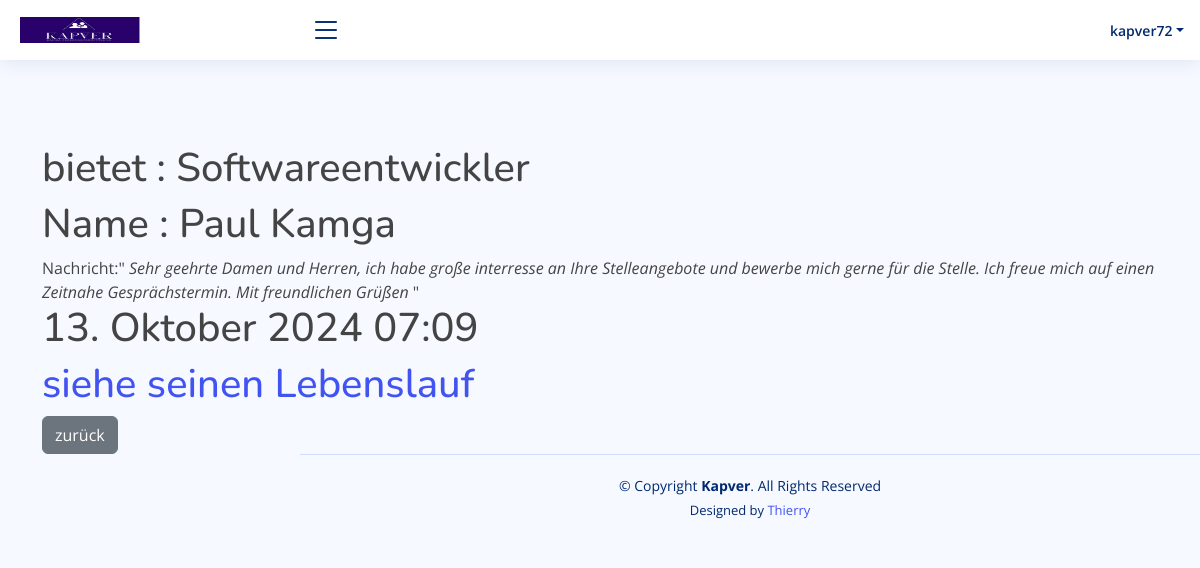
The page /detailcandidat/26 (signed in) on the database its author committed.
### kapver_app/models.py (models this page shows, shortened)
class UserModel(AbstractUser):
    travailleur = models.BooleanField(default=False)
    entreprise = models.BooleanField(default=False)
    admin = models.BooleanField(default=False)
    membre_staff = models.BooleanField(default=False)
    class Meta:
        verbose_name = ('UserModel')
        verbose_name_plural = ('UserModels')
    def __str__(self):
        return self.username

class Candidat(models.Model):
    offre = models.ForeignKey(Offre,on_delete=models.CASCADE)
    nom = models.CharField(max_length=100)
    message = models.TextField()
    cv = models.FileField(upload_to='cv')
    date  = models.DateTimeField(auto_now_add=True)
    lu = models.BooleanField(default=False)
    supprimer = models.BooleanField(default=False)
    class Meta:
        verbose_name = ('Candidat')
        verbose_name_plural = ('Candidats')

class Offre(models.Model):
    domain = models.CharField(max_length=100)
    entreprise = models.CharField(max_length=100,blank=True,null=True)
    lieu = models.CharField(max_length=100,blank=True,null=True)
    nombre_heure = models.IntegerField(blank=True,null=True)
    titre = models.CharField(max_length=100)
    description = RichTextField()  # Utilisation de CKEditor ici
    date = models.DateTimeField(auto_now_add=True)
    expiration = models.BooleanField(default=False)
    def __str__(self):
        return self.titre
    class  Meta:
        verbose_name = ('Offre')
        verbose_name_plural = ('Offres')

### kapver_app/views.py (the view)
# urls.py: path('detailcandidat/<int:pk>',views.detailcandidat,name='detailcandidat'),
def detailcandidat(request,pk):
    if request.user.admin==True:
        obj = get_object_or_404(Candidat,pk=pk)
        print(obj.nom)
        return render(request,'admin/detailcandidat.html',{'obj':obj})
    else:
        return redirect('index')

### kapver_app/templates/admin/detailcandidat.html (shortened to what this page needs)
{% extends './dashboard.html' %}
{% load i18n %}
{% block main %}
<br><br><br><br><br><br>
<div class="container">
    <div class="row">
        <div class="col-12">
            <label for=""><h1>{% trans "offre" %} : {{obj.offre}}</h1></label>
        </div>
    </div>
    <div class="row">
        <div class="col-12">
            <label for=""><h1>{% trans "nom" %} : {{obj.nom}}</h1></label>
        </div>
    </div>
    <div class="row">
        <div class="col-12">
           {% trans "message" %}:" <cite>{{obj.message}}</cite>"
        </div>
    </div>
    <div class="row">
        <div class="col-12">
          <h1>{{obj.date}}</h1>
        </div>
    </div>
    <div class="row">
        <div class="col-12">
            <a href="/media/{{obj.cv}}"><h1>{% trans "voir son cv" %}</h1></a>
        </div>
    </div>
    <a href="{% url 'candidat' %}"><input type="button" class="btn btn-secondary" value="zurück"></a>
</div>
{% endblock %}

### kapver_app/templates/admin/dashboard.html (shortened to what this page needs)
{% load i18n %}
{% if request.user.admin == True or request.user.entreprise == True%}
{% load static %}
<!DOCTYPE html>
<html lang="en">
<head>
  <link href="{% static 'assets/vendor/bootstrap/css/bootstrap.min.css' %}" rel="stylesheet">
  <link href="{% static 'assets/vendor/bootstrap-icons/bootstrap-icons.css' %}" rel="stylesheet">
  <link href="{% static 'assets/vendor/boxicons/css/boxicons.min.css' %}" rel="stylesheet">
  <link href="{% static 'assets/vendor/quill/quill.snow.css' %}" rel="stylesheet">
  <link href="{% static 'assets/vendor/quill/quill.bubble.css' %}" rel="stylesheet">
  <link href="{% static 'assets/vendor/remixicon/remixicon.css' %}" rel="stylesheet">
  <link href="{% static 'assets/vendor/simple-datatables/style.css' %}" rel="stylesheet">
  <link href="{% static 'assets/css/style.css' %}" rel="stylesheet">
</head>
<body>
  <header id="header" class="header fixed-top d-flex align-items-center">
    <div class="d-flex align-items-center justify-content-between">
      <a href="{% url 'dashboard' %}" class="logo d-flex align-items-center">
        <img src="{% static 'logo/kamga.jpg' %}" alt="" style="width: 120px;">
      </a>
      <i class="bi bi-list toggle-sidebar-btn"></i>
    </div>
    <nav class="header-nav ms-auto">
      <ul class="d-flex align-items-center">
        <li class="nav-item dropdown pe-3">
          <a class="nav-link nav-profile d-flex align-items-center pe-0" href="#" data-bs-toggle="dropdown">
            <span class="d-none d-md-block dropdown-toggle ps-2">{{request.user}}</span>
          </a>
        </li>
      </ul>
    </nav>
  </header>
  {% block main %}{% endblock %}
  {% block signature %}
  <footer id="footer" class="footer">
    <div class="copyright">
      &copy; Copyright <strong><span>Kapver</span></strong>. All Rights Reserved
    </div>
    <div class="credits">
      Designed by <a href="https://www.github.com/chuina12">Thierry</a>
    </div>
  </footer>
  {% endblock%}
</body>
</html>
{% endif %}

### static/assets/css/style.css (style rules this page uses)
:root { scroll-behavior: smooth; }
body { font-family: "Open Sans", sans-serif; background: #f6f9ff; color: #444444; }
a { color: #4154f1; text-decoration: none; }
h1, h2, h3, h4, h5, h6 { font-family: "Nunito", sans-serif; }
.logo { line-height: 1; }
@media (min-width: 1200px) { .logo { width: 280px; } }
.logo img { max-height: 26px; margin-right: 6px; }
.header { transition: all 0.5s; z-index: 997; height: 60px; box-shadow: 0px 2px 20px rgba(1, 41, 112, 0.1); background-color: #fff; padding-left: 20px; }
.header .toggle-sidebar-btn { font-size: 32px; padding-left: 10px; cursor: pointer; color: #012970; }
.header-nav ul { list-style: none; }
.header-nav>ul { margin: 0; padding: 0; }
.header-nav .nav-profile { color: #012970; }
.header-nav .nav-profile span { font-size: 14px; font-weight: 600; }
@media (min-width: 1200px) { #main, #footer { margin-left: 300px; } }
.footer { padding: 20px 0; font-size: 14px; transition: all 0.3s; border-top: 1px solid #cddfff; }
.footer .copyright { text-align: center; color: #012970; }
.footer .credits { padding-top: 5px; text-align: center; font-size: 13px; color: #012970; }

### rows shown on the page
UserModel: user "kapver72"
Candidat: offre "Softwareentwickler", nom "Paul Kamga", message "Sehr geehrte Damen und Herren, ich habe große interresse an Ihre Stelleangebote und bewerbe mich gerne für die Stelle. Ich freue mich auf einen Zeitnahe Gesprächstermin. Mit freundlichen Grüßen", date "13. Oktober 2024 07:09"
